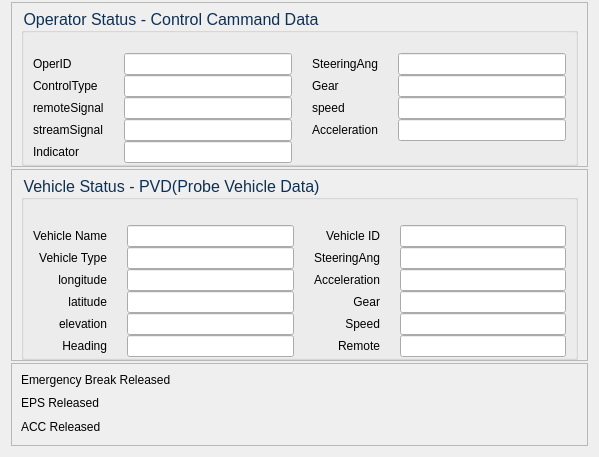
         <widget class="QWidget" name="page">
          <layout class="QVBoxLayout" name="verticalLayout_12">
           <property name="spacing">
            <number>2</number>
           </property>
           <property name="sizeConstraint">
            <enum>QLayout::SetDefaultConstraint</enum>
           </property>
           <property name="topMargin">
            <number>2</number>
           </property>
           <item>
            <widget class="QFrame" name="frame_12">
             <property name="frameShape">
              <enum>QFrame::StyledPanel</enum>
             </property>
             <property name="frameShadow">
              <enum>QFrame::Raised</enum>
             </property>
             <layout class="QVBoxLayout" name="verticalLayout_14">
              <property name="spacing">
               <number>0</number>
              </property>
              <property name="sizeConstraint">
               <enum>QLayout::SetDefaultConstraint</enum>
              </property>
              <property name="topMargin">
               <number>5</number>
              </property>
              <property name="bottomMargin">
               <number>0</number>
              </property>
              <item>
               <widget class="QGroupBox" name="groupBox_4">
                <property name="sizePolicy">
                 <sizepolicy hsizetype="Preferred" vsizetype="MinimumExpanding">
                  <horstretch>0</horstretch>
                  <verstretch>0</verstretch>
                 </sizepolicy>
                </property>
                <property name="font">
                 <font>
                  <pointsize>12</pointsize>
                 </font>
                </property>
                <property name="styleSheet">
                 <string notr="true">#groupBox_4{
color: rgb(14, 48, 83);
}</string>
                </property>
                <property name="title">
                 <string>Operator Status - Control Cammand Data</string>
                </property>
                <layout class="QGridLayout" name="gridLayout_2">
                 <property name="sizeConstraint">
                  <enum>QLayout::SetDefaultConstraint</enum>
                 </property>
                 <property name="topMargin">
                  <number>20</number>
                 </property>
                 <property name="bottomMargin">
                  <number>0</number>
                 </property>
                 <property name="horizontalSpacing">
                  <number>20</number>
                 </property>
                 <property name="verticalSpacing">
                  <number>0</number>
                 </property>
                 <item row="2" column="2">
                  <widget class="QLabel" name="label_OperSpeed">
                   <property name="text">
                    <string>speed</string>
                   </property>
                  </widget>
                 </item>
                 <item row="2" column="3">
                  <widget class="QLineEdit" name="lineEdit_OperSpeed">
                   <property name="enabled">
                    <bool>true</bool>
                   </property>
                   <property name="readOnly">
                    <bool>true</bool>
                   </property>
                  </widget>
                 </item>
                 <item row="0" column="1">
                  <widget class="QLineEdit" name="lineEdit_OperID">
                   <property name="enabled">
                    <bool>true</bool>
                   </property>
                   <property name="readOnly">
                    <bool>true</bool>
                   </property>
                  </widget>
                 </item>
                 <item row="3" column="2">
                  <widget class="QLabel" name="label_OperAcc">
                   <property name="text">
                    <string>Acceleration</string>
                   </property>
                  </widget>
                 </item>
                 <item row="3" column="3">
                  <widget class="QLineEdit" name="lineEdit_OperAcc">
                   <property name="enabled">
                    <bool>true</bool>
                   </property>
                   <property name="readOnly">
                    <bool>true</bool>
                   </property>
                  </widget>
                 </item>
                 <item row="1" column="0">
                  <widget class="QLabel" name="label_ControlType">
                   <property name="text">
                    <string>ControlType</string>
                   </property>
                  </widget>
                 </item>
                 <item row="1" column="3">
                  <widget class="QLineEdit" name="lineEdit_OperGear">
                   <property name="enabled">
                    <bool>true</bool>
                   </property>
                   <property name="readOnly">
                    <bool>true</bool>
                   </property>
                  </widget>
                 </item>
                 <item row="0" column="3">
                  <widget class="QLineEdit" name="lineEdit_SteeringAng">
                   <property name="enabled">
                    <bool>true</bool>
                   </property>
                   <property name="readOnly">
                    <bool>true</bool>
                   </property>
                  </widget>
                 </item>
                 <item row="3" column="0">
                  <widget class="QLabel" name="label_StreamSignal">
                   <property name="text">
                    <string>streamSignal</string>
                   </property>
                  </widget>
                 </item>
                 <item row="1" column="1">
                  <widget class="QLineEdit" name="lineEdit_ControlType">
                   <property name="enabled">
                    <bool>true</bool>
                   </property>
                   <property name="readOnly">
                    <bool>true</bool>
                   </property>
                  </widget>
                 </item>
                 <item row="2" column="1">
                  <widget class="QLineEdit" name="lineEdit_RemoteSignal">
                   <property name="enabled">
                    <bool>true</bool>
                   </property>
                   <property name="readOnly">
                    <bool>true</bool>
                   </property>
                  </widget>
                 </item>
                 <item row="3" column="1">
                  <widget class="QLineEdit" name="lineEdit_StreamSignal">
                   <property name="enabled">
                    <bool>true</bool>
                   </property>
                   <property name="readOnly">
                    <bool>true</bool>
                   </property>
                  </widget>
                 </item>
                 <item row="0" column="2">
                  <widget class="QLabel" name="label_SteeringAng">
                   <property name="text">
                    <string>SteeringAng</string>
                   </property>
                  </widget>
                 </item>
                 <item row="2" column="0">
                  <widget class="QLabel" name="label_RemoteSignal">
                   <property name="text">
                    <string>remoteSignal</string>
                   </property>
                  </widget>
                 </item>
                 <item row="0" column="0">
                  <widget class="QLabel" name="label_OperID">
                   <property name="text">
                    <string>OperID</string>
                   </property>
                  </widget>
                 </item>
                 <item row="1" column="2">
                  <widget class="QLabel" name="label_OperGear">
                   <property name="text">
                    <string>Gear</string>
                   </property>
                  </widget>
                 </item>
                 <item row="4" column="0">
                  <widget class="QLabel" name="label_OperIndicator">
                   <property name="text">
                    <string>Indicator</string>
                   </property>
                  </widget>
                 </item>
                 <item row="4" column="1">
                  <widget class="QLineEdit" name="lineEdit_OperIndicator">
                   <property name="enabled">
                    <bool>true</bool>
                   </property>
                   <property name="readOnly">
                    <bool>true</bool>
                   </property>
                  </widget>
                 </item>
                </layout>
               </widget>
              </item>
             </layout>
            </widget>
           </item>
           <item>
            <widget class="QFrame" name="frame_11">
             <property name="frameShape">
              <enum>QFrame::StyledPanel</enum>
             </property>
             <property name="frameShadow">
              <enum>QFrame::Plain</enum>
             </property>
             <layout class="QVBoxLayout" name="verticalLayout_13">
              <property name="spacing">
               <number>0</number>
              </property>
              <property name="topMargin">
               <number>5</number>
              </property>
              <property name="bottomMargin">
               <number>0</number>
              </property>
              <item>
               <widget class="QGroupBox" name="groupBox_3">
                <property name="sizePolicy">
                 <sizepolicy hsizetype="Preferred" vsizetype="MinimumExpanding">
                  <horstretch>0</horstretch>
                  <verstretch>0</verstretch>
                 </sizepolicy>
                </property>
                <property name="font">
                 <font>
                  <pointsize>12</pointsize>
                  <weight>50</weight>
                  <bold>false</bold>
                 </font>
                </property>
                <property name="styleSheet">
                 <string notr="true">#groupBox_3{
color: rgb(14, 48, 83);
}</string>
                </property>
                <property name="title">
                 <string>Vehicle Status - PVD(Probe Vehicle Data)</string>
                </property>
                <layout class="QGridLayout" name="gridLayout">
                 <property name="topMargin">
                  <number>25</number>
                 </property>
                 <property name="bottomMargin">
                  <number>0</number>
                 </property>
                 <property name="horizontalSpacing">
                  <number>20</number>
                 </property>
                 <property name="verticalSpacing">
                  <number>0</number>
                 </property>
                 <item row="1" column="1">
                  <widget class="QLineEdit" name="lineEdit_VehicleType">
                   <property name="enabled">
                    <bool>true</bool>
                   </property>
                   <property name="readOnly">
                    <bool>true</bool>
                   </property>
                  </widget>
                 </item>
                 <item row="1" column="0">
                  <widget class="QLabel" name="label_VehicleType">
                   <property name="text">
                    <string>Vehicle Type</string>
                   </property>
                   <property name="textFormat">
                    <enum>Qt::AutoText</enum>
                   </property>
                   <property name="alignment">
                    <set>Qt::AlignRight|Qt::AlignTrailing|Qt::AlignVCenter</set>
                   </property>
                  </widget>
                 </item>
                 <item row="0" column="3">
                  <widget class="QLineEdit" name="lineEdit_VehicleID">
                   <property name="enabled">
                    <bool>true</bool>
                   </property>
                   <property name="readOnly">
                    <bool>true</bool>
                   </property>
                  </widget>
                 </item>
                 <item row="3" column="1">
                  <widget class="QLineEdit" name="lineEdit_Lat">
                   <property name="enabled">
                    <bool>true</bool>
                   </property>
                   <property name="readOnly">
                    <bool>true</bool>
                   </property>
                  </widget>
                 </item>
                 <item row="5" column="0">
                  <widget class="QLabel" name="label_Heading">
                   <property name="text">
                    <string>Heading</string>
                   </property>
                   <property name="textFormat">
                    <enum>Qt::AutoText</enum>
                   </property>
                   <property name="alignment">
                    <set>Qt::AlignRight|Qt::AlignTrailing|Qt::AlignVCenter</set>
                   </property>
                  </widget>
                 </item>
                 <item row="2" column="0">
                  <widget class="QLabel" name="label_long">
                   <property name="text">
                    <string>longitude</string>
                   </property>
                   <property name="textFormat">
                    <enum>Qt::AutoText</enum>
                   </property>
                   <property name="alignment">
                    <set>Qt::AlignRight|Qt::AlignTrailing|Qt::AlignVCenter</set>
                   </property>
                  </widget>
                 </item>
                 <item row="2" column="2">
                  <widget class="QLabel" name="label_VehicleACC">
                   <property name="text">
                    <string>Acceleration</string>
                   </property>
                   <property name="textFormat">
                    <enum>Qt::AutoText</enum>
                   </property>
                   <property name="alignment">
                    <set>Qt::AlignRight|Qt::AlignTrailing|Qt::AlignVCenter</set>
                   </property>
                  </widget>
                 </item>
                 <item row="4" column="3">
                  <widget class="QLineEdit" name="lineEdit_VehicleSpeed">
                   <property name="enabled">
                    <bool>true</bool>
                   </property>
                   <property name="readOnly">
                    <bool>true</bool>
                   </property>
                  </widget>
                 </item>
                 <item row="1" column="3">
                  <widget class="QLineEdit" name="lineEdit_VehicleSteering">
                   <property name="enabled">
                    <bool>true</bool>
                   </property>
                   <property name="readOnly">
                    <bool>true</bool>
                   </property>
                  </widget>
                 </item>
                 <item row="4" column="0">
                  <widget class="QLabel" name="label_Elevation">
                   <property name="text">
                    <string>elevation</string>
                   </property>
                   <property name="textFormat">
                    <enum>Qt::AutoText</enum>
                   </property>
                   <property name="alignment">
                    <set>Qt::AlignRight|Qt::AlignTrailing|Qt::AlignVCenter</set>
                   </property>
                  </widget>
                 </item>
                 <item row="3" column="0">
                  <widget class="QLabel" name="label_lat">
                   <property name="text">
                    <string>latitude</string>
                   </property>
                   <property name="textFormat">
                    <enum>Qt::AutoText</enum>
                   </property>
                   <property name="alignment">
                    <set>Qt::AlignRight|Qt::AlignTrailing|Qt::AlignVCenter</set>
                   </property>
                  </widget>
                 </item>
                 <item row="3" column="3">
                  <widget class="QLineEdit" name="lineEdit_VehicleGear">
                   <property name="enabled">
                    <bool>true</bool>
                   </property>
                   <property name="readOnly">
                    <bool>true</bool>
                   </property>
                  </widget>
                 </item>
                 <item row="2" column="3">
                  <widget class="QLineEdit" name="lineEdit_VehicleAcc">
                   <property name="enabled">
                    <bool>true</bool>
                   </property>
                   <property name="readOnly">
                    <bool>true</bool>
                   </property>
                  </widget>
                 </item>
                 <item row="0" column="2">
                  <widget class="QLabel" name="label_VehicleID">
                   <property name="text">
                    <string>Vehicle ID</string>
                   </property>
                   <property name="textFormat">
                    <enum>Qt::AutoText</enum>
                   </property>
                   <property name="alignment">
                    <set>Qt::AlignRight|Qt::AlignTrailing|Qt::AlignVCenter</set>
                   </property>
                  </widget>
                 </item>
                 <item row="4" column="2">
                  <widget class="QLabel" name="label_VehicleSpeed">
                   <property name="text">
                    <string>Speed</string>
                   </property>
                   <property name="textFormat">
                    <enum>Qt::AutoText</enum>
                   </property>
                   <property name="alignment">
                    <set>Qt::AlignRight|Qt::AlignTrailing|Qt::AlignVCenter</set>
                   </property>
                  </widget>
                 </item>
                 <item row="0" column="1">
                  <widget class="QLineEdit" name="lineEdit_VehicleName">
                   <property name="enabled">
                    <bool>true</bool>
                   </property>
                   <property name="readOnly">
                    <bool>true</bool>
                   </property>
                  </widget>
                 </item>
                 <item row="4" column="1">
                  <widget class="QLineEdit" name="lineEdit_Elevation">
                   <property name="enabled">
                    <bool>true</bool>
                   </property>
                   <property name="sizePolicy">
                    <sizepolicy hsizetype="Expanding" vsizetype="Preferred">
                     <horstretch>0</horstretch>
                     <verstretch>0</verstretch>
                    </sizepolicy>
                   </property>
                   <property name="readOnly">
                    <bool>true</bool>
                   </property>
                  </widget>
                 </item>
                 <item row="1" column="2">
                  <widget class="QLabel" name="label_VehicleSteering">
                   <property name="text">
                    <string>SteeringAng</string>
                   </property>
                   <property name="textFormat">
                    <enum>Qt::AutoText</enum>
                   </property>
                   <property name="alignment">
                    <set>Qt::AlignRight|Qt::AlignTrailing|Qt::AlignVCenter</set>
                   </property>
                  </widget>
                 </item>
                 <item row="3" column="2">
                  <widget class="QLabel" name="label_VehicleGear">
                   <property name="text">
                    <string>Gear</string>
                   </property>
                   <property name="textFormat">
                    <enum>Qt::AutoText</enum>
                   </property>
                   <property name="alignment">
                    <set>Qt::AlignRight|Qt::AlignTrailing|Qt::AlignVCenter</set>
                   </property>
                  </widget>
                 </item>
                 <item row="5" column="1">
                  <widget class="QLineEdit" name="lineEdit_Heading">
                   <property name="enabled">
                    <bool>true</bool>
                   </property>
                   <property name="sizePolicy">
                    <sizepolicy hsizetype="Expanding" vsizetype="Preferred">
                     <horstretch>0</horstretch>
                     <verstretch>0</verstretch>
                    </sizepolicy>
                   </property>
                   <property name="readOnly">
                    <bool>true</bool>
                   </property>
                  </widget>
                 </item>
                 <item row="2" column="1">
                  <widget class="QLineEdit" name="lineEdit_Long">
                   <property name="enabled">
                    <bool>true</bool>
                   </property>
                   <property name="readOnly">
                    <bool>true</bool>
                   </property>
                  </widget>
                 </item>
                 <item row="0" column="0">
                  <widget class="QLabel" name="label_VehicleName">
                   <property name="text">
                    <string>Vehicle Name</string>
                   </property>
                   <property name="textFormat">
                    <enum>Qt::AutoText</enum>
                   </property>
                   <property name="alignment">
                    <set>Qt::AlignRight|Qt::AlignTrailing|Qt::AlignVCenter</set>
                   </property>
                  </widget>
                 </item>
                 <item row="5" column="2">
                  <widget class="QLabel" name="label_RemoteStatus">
                   <property name="text">
                    <string>Remote</string>
                   </property>
                   <property name="textFormat">
                    <enum>Qt::AutoText</enum>
                   </property>
                   <property name="alignment">
                    <set>Qt::AlignRight|Qt::AlignTrailing|Qt::AlignVCenter</set>
                   </property>
                  </widget>
                 </item>
                 <item row="5" column="3">
                  <widget class="QLineEdit" name="lineEdit_RemoteStatus">
                   <property name="enabled">
                    <bool>true</bool>
                   </property>
                   <property name="readOnly">
                    <bool>true</bool>
                   </property>
                  </widget>
                 </item>
                </layout>
               </widget>
              </item>
             </layout>
            </widget>
           </item>
           <item>
            <widget class="QFrame" name="frame_16">
             <property name="minimumSize">
              <size>
               <width>577</width>
               <height>83</height>
              </size>
             </property>
             <property name="frameShape">
              <enum>QFrame::StyledPanel</enum>
             </property>
             <property name="frameShadow">
              <enum>QFrame::Raised</enum>
             </property>
             <layout class="QVBoxLayout" name="verticalLayout_11">
              <item>
               <widget class="QLabel" name="Label_EmergencyBreakReleased">
                <property name="sizePolicy">
                 <sizepolicy hsizetype="Fixed" vsizetype="Fixed">
                  <horstretch>0</horstretch>
                  <verstretch>0</verstretch>
                 </sizepolicy>
                </property>
                <property name="text">
                 <string>Emergency Break Released</string>
                </property>
               </widget>
              </item>
              <item>
               <widget class="QLabel" name="Label_EPSReleased">
                <property name="sizePolicy">
                 <sizepolicy hsizetype="Fixed" vsizetype="Preferred">
                  <horstretch>0</horstretch>
                  <verstretch>0</verstretch>
                 </sizepolicy>
                </property>
                <property name="text">
                 <string>EPS Released</string>
                </property>
               </widget>
              </item>
              <item>
               <widget class="QLabel" name="Label_ACCReleased">
                <property name="sizePolicy">
                 <sizepolicy hsizetype="Fixed" vsizetype="Preferred">
                  <horstretch>0</horstretch>
                  <verstretch>0</verstretch>
                 </sizepolicy>
                </property>
                <property name="text">
                 <string>ACC Released</string>
                </property>
               </widget>
              </item>
             </layout>
            </widget>
           </item>
          </layout>
         </widget>
